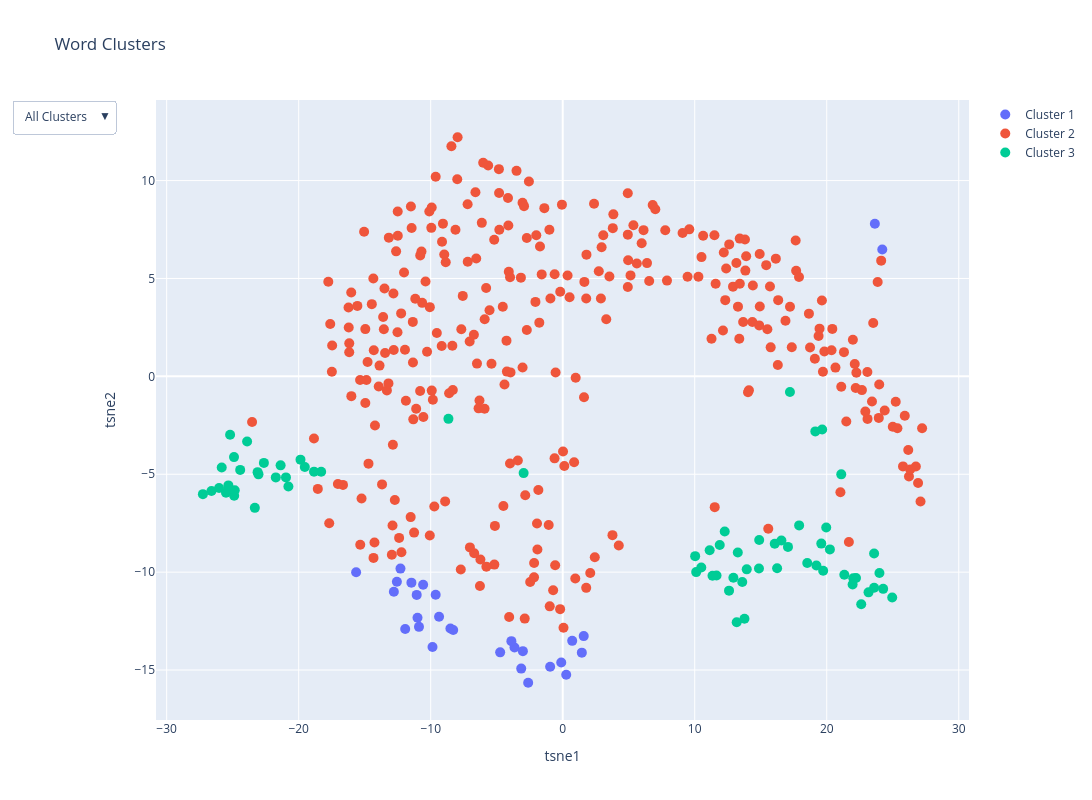

Here is the notebook cell this chart was saved with:
### Code cell
import numpy as np
import pandas as pd
from scipy.spatial.distance import pdist
from scipy.cluster.hierarchy import linkage, fcluster
from sklearn.manifold import TSNE
import plotly.express as px
import plotly.graph_objects as go

tsne = TSNE(n_components=2, random_state=42)
X_tsne = tsne.fit_transform(X)

# Create a DataFrame for Plotly
df = pd.DataFrame({
    'PCA1': X_tsne[:, 0],
    'PCA2': X_tsne[:, 1],
    'Cluster': labels,
    'Word': unique_adv
})
# pca1_min, pca1_max = df['PCA1'].min(), df['PCA1'].max()
# pca2_min, pca2_max = df['PCA2'].min(), df['PCA2'].max()
# Create a scatter plot with Plotly
fig = go.Figure()

# Add traces for each cluster
for cluster in range(1, optimal_clusters + 1):
    cluster_data = df[df['Cluster'] == cluster]
    fig.add_trace(go.Scatter(
        x=cluster_data['PCA1'],
        y=cluster_data['PCA2'],
        mode='markers',
        marker=dict(size=10),
        name=f'Cluster {cluster}',
        text=cluster_data['Word'],
        hoverinfo='text'
    ))

# Update layout with dropdown menu
fig.update_layout(
    title='Word Clusters',
    xaxis_title='tsne1',
    yaxis_title='tsne2',
    width=1600,  # Set the width of the figure
    height=800,
    # xaxis=dict(range=[pca1_min, pca1_max]),
    # yaxis=dict(range=[pca2_min, pca2_max]),
    updatemenus=[
        {
            'buttons': [
                {
                    'label': 'All Clusters',
                    'method': 'update',
                    'args': [{'visible': [True] * optimal_clusters},
                             {'title': 'All Clusters'}]
                }
            ] + [
                {
                    'label': f'Cluster {i}',
                    'method': 'update',
                    'args': [{'visible': [j == i - 1 for j in range(optimal_clusters)]},
                             {'title': f'Cluster {i}'}]
                } for i in range(1, optimal_clusters + 1)
            ],
            'direction': 'down',
            'showactive': True
        }
    ]
)

fig.show()

### Figure 1 — Plotly figure (JSON) as saved in the notebook; plotly's stock layout.template omitted (floating-point values rounded to 4 significant figures; data arrays with more than 128 entries replaced by an {"elided": "..."} marker saying what was removed)
{"data": [{"hoverinfo": "text", "marker": {"size": 10}, "mode": "markers", "name": "Cluster 1", "text": ["accessible", "agréable", "capable", "censé", "cher", "correct", "coûteux", "difficile", "disponible", "délicieux", "endémique", "facile", "frais", "heureux", "impossible", "nécessaire", "possible", "probable", "présent", "prêt", "quel", "raisonnable", "satisfait", "sien", "sympa", "sympathique", "sûr", "visible", "élevé"], "type": "scatter", "x": [-11.06, -2.616, 1.448, -11.93, -3.143, -10.57, -11.46, 1.591, -0.1104, -12.79, 0.265, -9.623, -12.56, -11.0, -8.507, 0.7196, 23.64, -10.89, 24.21, -9.367, -0.9518, -12.29, -9.862, -15.65, -3.651, -3.888, -8.295, -4.737, -3.018], "y": [-11.16, -15.65, -14.11, -12.91, -14.93, -10.64, -10.54, -13.27, -14.61, -11.0, -15.24, -11.16, -10.49, -12.33, -12.88, -13.51, 7.797, -12.79, 6.477, -12.28, -14.83, -9.819, -13.82, -10.0, -13.85, -13.52, -12.96, -14.1, -14.04]}, {"hoverinfo": "text", "marker": {"size": 10}, "mode": "markers", "name": "Cluster 2", "text": {"elided": "305 str values"}, "type": "scatter", "x": {"elided": "305 float values"}, "y": {"elided": "305 float values"}}, {"hoverinfo": "text", "marker": {"size": 10}, "mode": "markers", "name": "Cluster 3", "text": ["1er", "2e", "3e", "XIIIe", "XIIe", "XIXe", "XIe", "XVIIIe", "XVIIe", "XVIe", "XVe", "XXe", "actuel", "ancien", "autre", "beau", "bon", "bref", "certain", "cinquième", "court", "célèbre", "dernier", "deuxième", "double", "excellent", "fameux", "faux", "futur", "grand", "grave", "gros", "haut", "jeune", "large", "long", "magnifique", "mauvais", "meilleur", "moyen", "même", "net", "nouveau", "petit", "plein", "premier", "principal", "prochain", "propre", "précieux", "puissant", "quatrième", "second", "seul", "simple", "sixième", "super", "superbe", "tel", "tout", "troisième", "ultime", "vaste", "vidéo", "vieux", "vrai", "véritable", "énorme", "éventuel"], "type": "scatter", "x": [-25.83, -23.05, -23.11, -24.89, -25.51, 13.77, -24.84, -26.03, -27.26, -26.61, -25.33, 13.18, 19.65, 22.01, 23.99, 16.06, 21.33, -21.73, 16.24, -25.19, 11.13, 11.89, 22.61, 19.22, 10.11, 14.88, -24.9, -19.86, 12.93, 24.27, -18.3, 11.65, 17.06, 19.59, 10.5, 16.57, -2.961, 11.35, 20.24, 19.14, 23.17, -21.37, 23.59, 22.22, 13.26, 24.96, 19.96, 17.21, 17.91, -18.84, 10.03, 12.6, 19.73, 21.96, 12.27, -24.43, -23.32, -20.78, 21.1, 23.59, 18.52, -22.63, -23.91, -8.657, 13.94, 14.87, 13.6, -20.96, -19.54], "y": [-4.657, -5.004, -4.892, -6.102, -5.946, -12.38, -5.818, -5.702, -6.016, -5.854, -5.569, -12.56, -2.71, -10.31, -10.05, -8.546, -10.13, -5.161, -9.803, -2.984, -8.879, -8.611, -11.64, -9.659, -9.998, -8.355, -4.124, -4.253, -10.29, -10.85, -4.874, -10.17, -8.71, -8.542, -9.759, -8.382, -4.942, -10.18, -8.838, -2.811, -11.03, -4.546, -10.8, -10.3, -8.996, -11.3, -7.724, -0.7961, -7.613, -4.866, -9.182, -10.94, -9.926, -10.63, -7.921, -4.776, -6.716, -5.628, -5.005, -9.045, -9.532, -4.42, -3.327, -2.17, -9.857, -9.815, -10.51, -5.16, -4.627]}], "layout": {"height": 800, "title": {"text": "Word Clusters"}, "updatemenus": [{"buttons": [{"args": [{"visible": [true, true, true]}, {"title": "All Clusters"}], "label": "All Clusters", "method": "update"}, {"args": [{"visible": [true, false, false]}, {"title": "Cluster 1"}], "label": "Cluster 1", "method": "update"}, {"args": [{"visible": [false, true, false]}, {"title": "Cluster 2"}], "label": "Cluster 2", "method": "update"}, {"args": [{"visible": [false, false, true]}, {"title": "Cluster 3"}], "label": "Cluster 3", "method": "update"}], "direction": "down", "showactive": true}], "width": 1600, "xaxis": {"title": {"text": "tsne1"}}, "yaxis": {"title": {"text": "tsne2"}}}}
